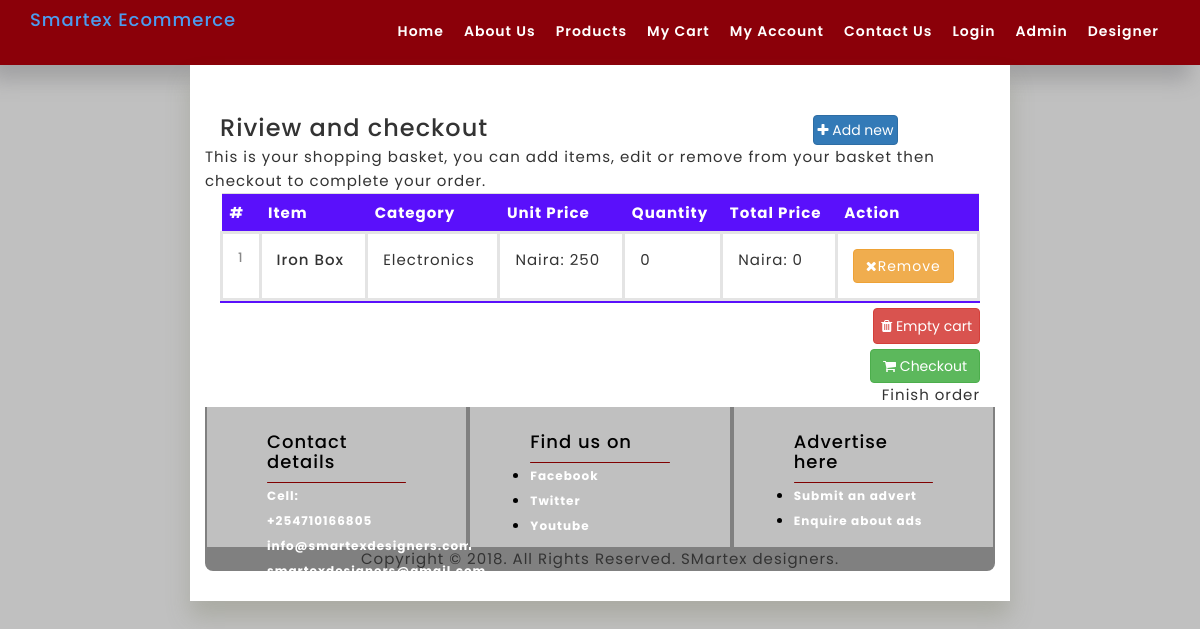
The page /cart.php?cart=123 on the database its author committed.
### tables this page shows
CREATE TABLE `categories` (
  `id` int(100) NOT NULL,
  `name` varchar(100) NOT NULL,
  `image` varchar(100) NOT NULL
);

CREATE TABLE `items` (
  `id` int(100) NOT NULL,
  `name` varchar(100) NOT NULL,
  `image` varchar(100) NOT NULL,
  `price` int(100) NOT NULL,
  `category` int(100) NOT NULL
);

CREATE TABLE `orders` (
  `id` int(100) NOT NULL,
  `quantity` int(100) NOT NULL,
  `item` int(100) NOT NULL,
  `date` timestamp NOT NULL DEFAULT CURRENT_TIMESTAMP ON UPDATE CURRENT_TIMESTAMP,
  `customer` int(100) NOT NULL,
  `cart` varchar(100) NOT NULL
);

### cart.php (the view, shortened to what this page needs)
<?php
extract($_POST);
  extract($_POST);
?>
<?php include ("header.php"); ?>
<?php include ("database/db3.php");?>
<body>
  <div class="row">
    <div class="col-sm-2">
    </div>
      <div class="col-sm-8 body-content">
        <div class="">
            <div class="row">
           <h3>
             <div class="col-md-9">
              Riview and checkout<?php $_SESSION['user_email']?></div><div class="col-md-3"><a href="index.php">
              <button class="btn btn-primary btn-outline" style="padding: 4px;"><i class="fa fa-plus"></i> Add new</button></a>
            </div>
          </h3>
          This is your shopping basket, you can add items, edit or remove from your basket then checkout to complete your order.
          </div>
          <table class="table-striped table animate-box">
            <tr style="background-color: #5a10fb; color: #fff; border-radius: 8px;">
              <th>#</th>
              <th>Item</th>
              <th>Category</th>
              <th>Unit Price</th>
              <th>Quantity</th>
              <th>Total Price</th>
              <th>Action</th>
            </tr>
          <?php
           $result = mysqli_query($con,"SELECT * FROM orders WHERE cart='{$_GET['cart']}'");
           while($row = mysqli_fetch_array($result)) {
            $i += 1;
             $rest = mysqli_query($con,"SELECT * FROM items WHERE id='{$row['item']}'");
           while($rows = mysqli_fetch_array($rest)) {
             $rest = mysqli_query($con,"SELECT * FROM categories WHERE id='{$rows['category']}'");
           while($rowc = mysqli_fetch_array($rest)) {
                 ?>
          <tr>
            <td style="width: 10px;"><?php echo $i;?></td>
            <td><?php echo $rows['name'];?></td>
            <td><?php echo $rowc['name'];?></td>
            <td>Naira: <?php echo $rows['price'];?></td>
            <td><?php echo $row['quantity'];?></td>
            <td>Naira: <?php echo $rows['price'] * $row['quantity'];?></td>
            <td style="font-size: 13px;">
              <a href="delitem.php?item=<?php echo $rows['id'];?>&cart=<?php echo $_SESSION['cart_number'];?>" class="btn btn-warning"><i class="fa fa-remove"></i>Remove </a>
            </td>
          </tr>
          <?php }}}?>
        </table>
        <hr style="border: solid 1px #5a10fb; margin: 0;" class="animate-box">
        <div class="text-right animate-box" style="margin-top: 5px;"><a href="delcart.php?cart=<?php echo $_SESSION['cart_number'];?>">
         <button class="btn btn-danger" style="padding: 7px;"><i class="fa fa-trash"></i> Empty cart</button>
      </a></div>
      <div class="row animate-box">
      <div class="col-md-9"></div>
        <div class="col-md-3 text-right" style="margin-top: 5px;">
          <button class="btn btn-success"  data-toggle="modal" data-target="#<?php echo $_GET['cart'];?>"><i class="fa fa-shopping-cart"></i> Checkout</button><br>
          Finish order
        </div>
      </div>
    </div>
       <?php include ("footer.php"); ?>
    </div>
  </div>
  </div>
  <div class="col-sm-2"></div>
</body>
</html>

### css/style.css (style rules this page uses)
body { font-size: 12px; font-weight: 400; line-height: 24px; letter-spacing: 1px; height: 100%; font-family: 'Poppins', sans-serif; background-color: silver; }
html, body { height: 100% }
h1, h2, h3, h4, h5, h6 { font-family: 'Poppins', sans-serif; }
a { text-decoration: none; }
a { color: #4c9cef; }
.table { margin-bottom: 0px; }
.table a { color: #ffffff; }
.table > tbody > tr > td { padding: 15px; border: 3px solid #e4e4e4; }
.table tr > td { padding: 11px 13px; }
tr > td:nth-child(1) { font-weight: 500; font-size: 13px; color: #888888; width: 140px; }
tr > td:nth-child(2) { font-weight: 500; }
.body-content { background-color: #fff; padding: 30px; font-size: 15px; box-shadow: 0px 16px 22px 0px rgba(120, 121, 95, 0.3); }

### rows shown on the page
orders: quantity "0"
items: name "Iron Box", price "250", $rows['price']*$row['quantity'] "0"
categories: name "Electronics"
